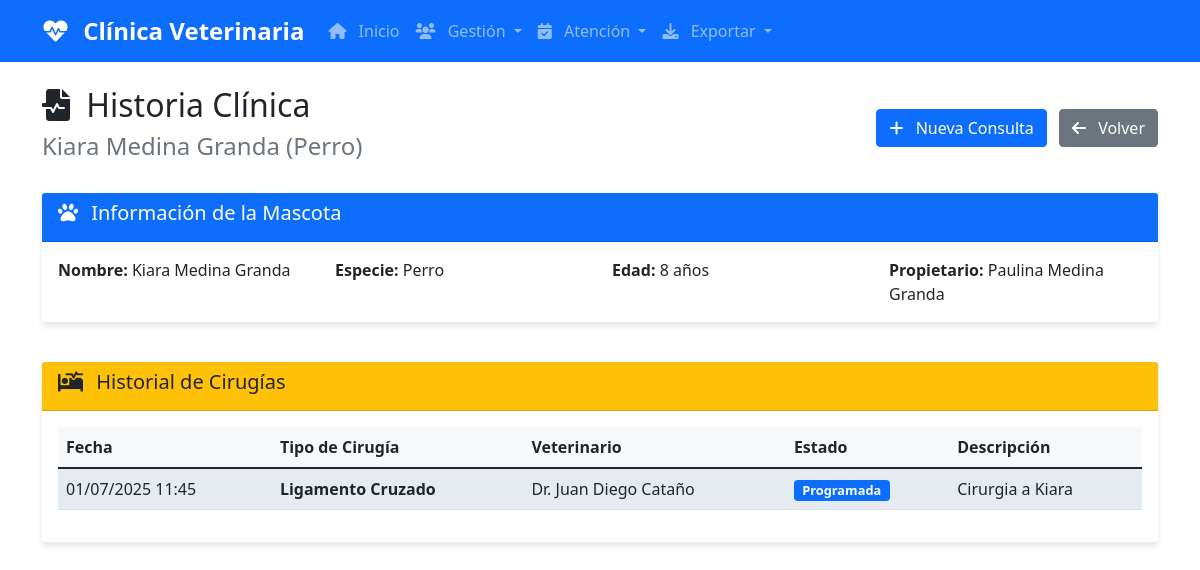
Page /mascotas/1/historia/ on the earlier database version.
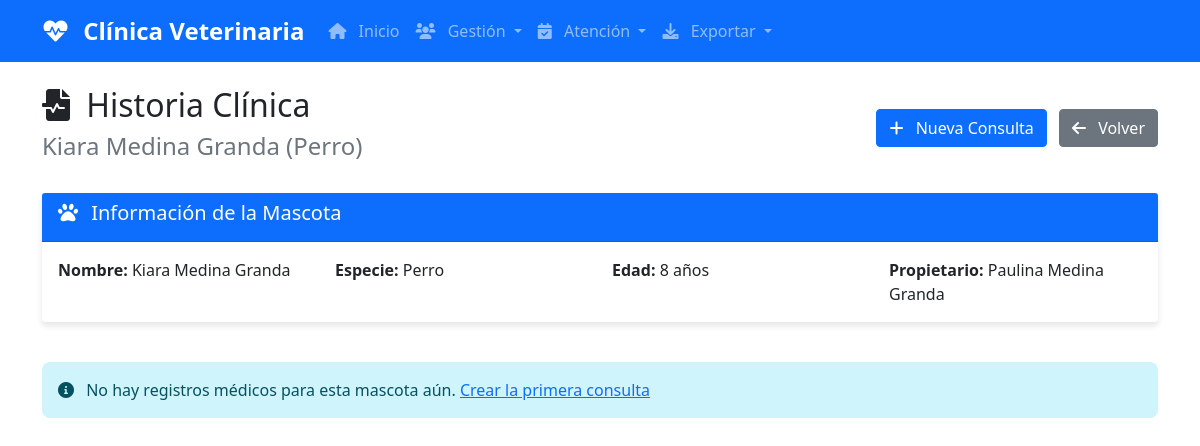
Same page on the later database version.
### core/models.py (models this page shows, shortened)
class Cirugia(models.Model):
    ESTADOS = [
        ('programada', 'Programada'),
        ('en_proceso', 'En Proceso'),
        ('completada', 'Completada'),
        ('cancelada', 'Cancelada'),
    ]
    fecha = models.DateTimeField()
    tipo_cirugia = models.CharField(max_length=200)
    descripcion = models.TextField()
    estado = models.CharField(max_length=20, choices=ESTADOS, default='programada')
    mascota = models.ForeignKey(Mascota, on_delete=models.CASCADE)
    veterinario = models.ForeignKey(Veterinario, on_delete=models.CASCADE)
    fecha_creacion = models.DateTimeField(auto_now_add=True)
    fecha_actualizacion = models.DateTimeField(auto_now=True)

class Veterinario(models.Model):
    nombre = models.CharField(max_length=100)
    especialidad = models.CharField(max_length=100)
    telefono = models.CharField(max_length=20)

### core/views.py (the view)
# urls.py: path("mascotas/<int:mascota_id>/historia/", views.historia_clinica, name="historia_clinica"),
def historia_clinica(request, mascota_id):
    mascota = get_object_or_404(Mascota, id=mascota_id)
    bitacoras = BitacoraConsulta.objects.filter(mascota=mascota).order_by('-fecha')
    cirugias = Cirugia.objects.filter(mascota=mascota).order_by('-fecha')
    context = {
        'mascota': mascota,
        'bitacoras': bitacoras,
        'cirugias': cirugias,
    }
    logger.info(f"Historia clínica generada para mascota: {mascota.nombre}")
    return render(request, "historia_clinica.html", context)

### templates/historia_clinica.html (shortened to what the changed rows need)
{% extends "base.html" %}
{% block content %}
<div class="container mt-4">
    <div class="d-flex justify-content-between align-items-center mb-4">
        <div>
            <h2><i class="fas fa-file-medical-alt"></i> Historia Clínica</h2>
        </div>
        <div>
        </div>
    </div>
    <div class="row mb-4">
        <div class="col-md-12">
        </div>
    </div>
    {% if cirugias %}
        <div class="card mb-4">
            <div class="card-header bg-warning text-dark">
                <h5><i class="fas fa-procedures"></i> Historial de Cirugías</h5>
            </div>
            <div class="card-body">
                <div class="table-responsive">
                    <table class="table table-striped">
                        <thead>
                            <tr>
                                <th>Fecha</th>
                                <th>Tipo de Cirugía</th>
                                <th>Veterinario</th>
                                <th>Estado</th>
                                <th>Descripción</th>
                            </tr>
                        </thead>
                        <tbody>
                            {% for cirugia in cirugias %}
                            <tr>
                                <td>{{ cirugia.fecha|date:"d/m/Y H:i" }}</td>
                                <td><strong>{{ cirugia.tipo_cirugia }}</strong></td>
                                <td>Dr. {{ cirugia.veterinario.nombre }}</td>
                                <td>
                                    {% if cirugia.estado == 'programada' %}
                                        <span class="badge bg-primary">Programada</span>
                                    {% elif cirugia.estado == 'en_proceso' %}
                                        <span class="badge bg-warning">En Proceso</span>
                                    {% elif cirugia.estado == 'completada' %}
                                        <span class="badge bg-success">Completada</span>
                                    {% elif cirugia.estado == 'cancelada' %}
                                        <span class="badge bg-danger">Cancelada</span>
                                    {% endif %}
                                </td>
                                <td>{{ cirugia.descripcion|truncatechars:100 }}</td>
                            </tr>
                            {% endfor %}
                        </tbody>
                    </table>
                </div>
            </div>
        </div>
    {% endif %}
    {% if not bitacoras and not cirugias %}
        <div class="alert alert-info">
            <i class="fas fa-info-circle"></i>
            No hay registros médicos para esta mascota aún.
            <a href="{% url 'bitacora_crear' %}">Crear la primera consulta</a>
        </div>
    {% endif %}
</div>
{% endblock %}

Differences in the rows shown:
no longer on this page (row edited): Cirugia: fecha "01/07/2025 11:45", tipo_cirugia "Ligamento Cruzado", veterinario.nombre "Juan Diego Cataño", estado "Programada", descripcion "Cirurgia a Kiara"
Other differences:
text no longer shown: "Historial de Cirugías Fecha Tipo de Cirugía Veterinario Estado Descripción"
text now shown: "No hay registros médicos para esta mascota aún. Crear la primera consulta"
